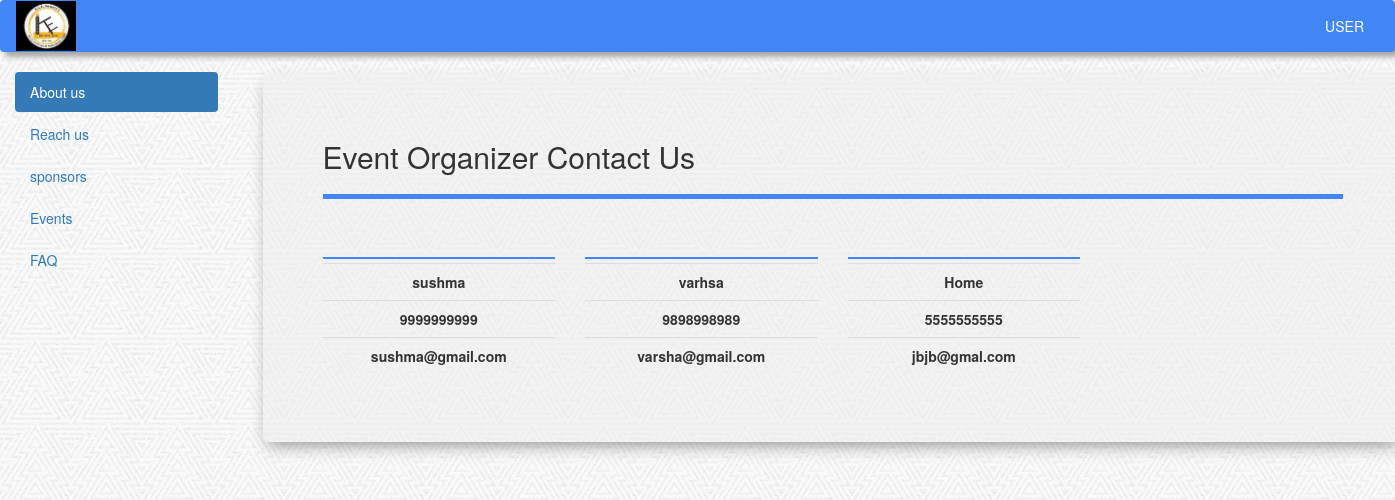
Page /contact/ on the committed database.
### festflow/models.py (models this page shows, shortened)
class organizerMember(models.Model):
    name = models.CharField(max_length=100)
    position = models.CharField(max_length=100)
    rank = models.IntegerField(default=0)
    avatar_img = models.ImageField(upload_to='avatar_images/',
                                   blank=True, null=True)
    contactNumber = models.CharField(max_length=15)
    emailId = models.EmailField(blank=True, null=True)
    contactURL = models.URLField(blank=True, null=True)

### festflow/views.py (the view)
# urls.py: url(r'^contact/$', views.contact, name='contact'),
def contact(request):
    context = {}
    all_contacts = organizerMember.objects.all()
    context['all_contacts'] = all_contacts
    return render(request, 'festflow/contact.html', context)

### festflow/templates/festflow/contact.html (shortened to what this page needs)
{% extends "festflow/base.html" %}
{% load static %}
{% block extra_head %}
<link rel="stylesheet" type="text/css" href='{% static "css/other.css" %}'/>
{% endblock %}
{% block body_contents %}
<div class="container">
    <div class="jumbotron">
        <h2 id='link'> Event Organizer Contact Us  </h2>
        <div class="dash"></div>
        <br />
        <br />
        <br />
        <div class='row'>
            {% for contact in all_contacts %}
            <div class='col-lg-3'>
                <div class="subdash"></div>
                <table class="table ">
                    <tbody>
                        <tr>
                            <td class='contact'><strong> {{ contact.name }}</strong></td>
                        </tr>
                        <tr>
                            <a href="tel:{{contact.contactNumber}}">
                                <td class='contact'><strong> {{contact.contactNumber}}</strong></td>
                            </a>
                        </tr>
                        <tr>
                            <a href="mailto:{{contact.emailId}}">
                                <td class='contact'><strong> {{contact.emailId}}</strong></td>
                            </a>
                        </tr>
                    </tbody>
                </table>
            </div>
            {% endfor %}
        </div>
    </div>
</div>
{% endblock %}

### festflow/static/css/main.css (style rules this page uses)
body { background: url('../images/bg.png'); overflow-x: hidden; }

### festflow/static/css/other.css (style rules this page uses)
div.jumbotron { z-index: 2; box-shadow: 0 8px 16px -6px #888; background-color: rgba(238,238,238, 0.6); }
.dash { display: inline-block; width: 100%; background-color: #4285f4; height: 5px; }
.subdash { display: inline-block; width: 100%; background-color: #4285f4; height: 2.5px; }
td.contact { text-align: center; }

### rows in the picture
organizerMember: name "sushma", contactNumber "9999999999", emailId "sushma@gmail.com"
organizerMember: name "varhsa", contactNumber "9898998989", emailId "varsha@gmail.com"
organizerMember: name "Home", contactNumber "5555555555", emailId "jbjb@gmal.com"
